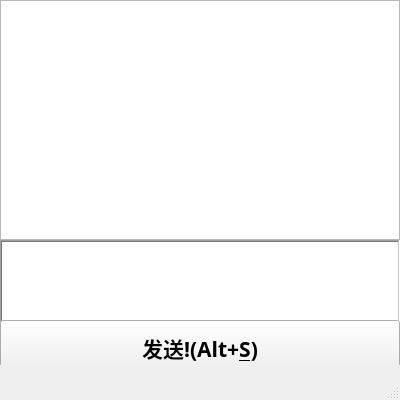
<?xml version="1.0" encoding="UTF-8"?>
<ui version="4.0">
 <class>MainWindow</class>
 <widget class="QMainWindow" name="MainWindow">
  <property name="enabled">
   <bool>true</bool>
  </property>
  <property name="geometry">
   <rect>
    <x>0</x>
    <y>0</y>
    <width>400</width>
    <height>400</height>
   </rect>
  </property>
  <property name="minimumSize">
   <size>
    <width>400</width>
    <height>400</height>
   </size>
  </property>
  <property name="maximumSize">
   <size>
    <width>400</width>
    <height>400</height>
   </size>
  </property>
  <property name="font">
   <font>
    <family>等线</family>
    <pointsize>16</pointsize>
    <weight>75</weight>
    <bold>true</bold>
   </font>
  </property>
  <property name="mouseTracking">
   <bool>true</bool>
  </property>
  <property name="windowTitle">
   <string>聊天系统</string>
  </property>
  <property name="autoFillBackground">
   <bool>true</bool>
  </property>
  <property name="iconSize">
   <size>
    <width>18</width>
    <height>0</height>
   </size>
  </property>
  <widget class="QWidget" name="centralwidget">
   <widget class="QTextEdit" name="textEdit">
    <property name="geometry">
     <rect>
      <x>0</x>
      <y>240</y>
      <width>400</width>
      <height>83</height>
     </rect>
    </property>
    <property name="font">
     <font>
      <family>等线</family>
      <pointsize>20</pointsize>
      <weight>75</weight>
      <bold>true</bold>
     </font>
    </property>
    <property name="frameShape">
     <enum>QFrame::WinPanel</enum>
    </property>
    <property name="lineWidth">
     <number>3</number>
    </property>
   </widget>
   <widget class="QPushButton" name="pushButton">
    <property name="geometry">
     <rect>
      <x>0</x>
      <y>320</y>
      <width>400</width>
      <height>56</height>
     </rect>
    </property>
    <property name="text">
     <string>发送!(Alt+&amp;S)</string>
    </property>
   </widget>
   <widget class="QTextEdit" name="textEdit_2">
    <property name="geometry">
     <rect>
      <x>0</x>
      <y>0</y>
      <width>400</width>
      <height>240</height>
     </rect>
    </property>
   </widget>
  </widget>
  <widget class="QStatusBar" name="statusbar">
   <property name="enabled">
    <bool>true</bool>
   </property>
  </widget>
 </widget>
 <resources/>
 <connections/>
</ui>
